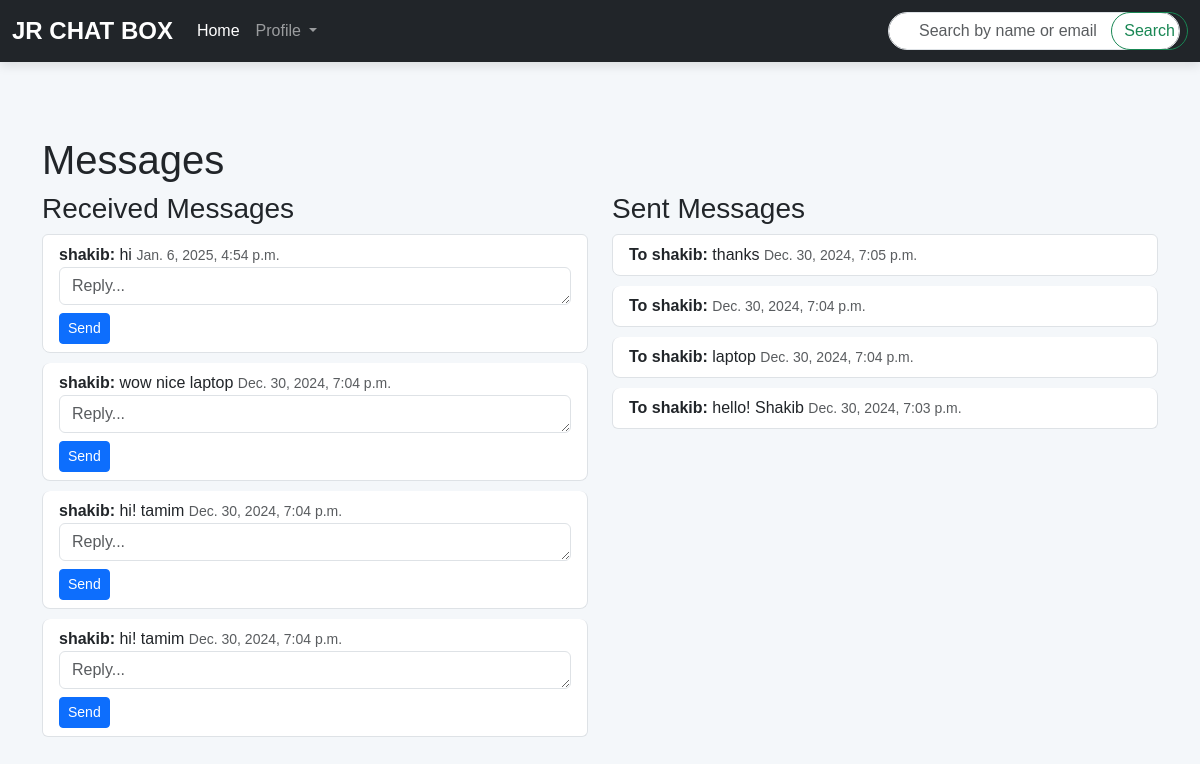
The app's page /messages/ (signed in) with its own data.
### Chat/models.py (models this page shows, shortened)
class Message(models.Model):
    sender = models.ForeignKey(User, related_name="sent_messages", on_delete=models.CASCADE)
    receiver = models.ForeignKey(User, related_name="received_messages", on_delete=models.CASCADE)
    content = models.TextField()
    file = models.FileField(upload_to='chat_files/', blank=True, null=True)
    timestamp = models.DateTimeField(auto_now_add=True)
    is_read = models.BooleanField(default=False)

### Chat/views.py (the view, shortened to what this page needs)
# urls.py: path('messages/', views.message_box, name='message_box'),
@login_required
def message_box(request):
    received_messages = Message.objects.filter(receiver=request.user).order_by('-timestamp')
    sent_messages = Message.objects.filter(sender=request.user).order_by('-timestamp')
    return render(request, 'message_box.html', {
        'received_messages': received_messages,
        'sent_messages': sent_messages,
    })

### templates/message_box.html (shortened to what this page needs)
{% load static %}
<!DOCTYPE html>
<html lang="en">
<head>
    <link href="https://cdn.jsdelivr.net/npm/bootstrap@5.3.0-alpha1/dist/css/bootstrap.min.css" rel="stylesheet">
    <link rel="stylesheet" href="{% static 'message_box.css' %}">
</head>
<body>
    <nav class="navbar navbar-expand-lg navbar-dark bg-dark">
        <div class="container-fluid">
            <a class="navbar-brand" href="#">JR CHAT BOX</a>
            <div class="collapse navbar-collapse" id="navbarNav">
                <ul class="navbar-nav">
                    <li class="nav-item">
                        <a class="nav-link active" href="{% url 'home' %}">Home</a>
                    </li>
                    <li class="nav-item dropdown">
                        <a class="nav-link dropdown-toggle" href="#" id="navbarDropdown" role="button"
                            data-bs-toggle="dropdown" aria-expanded="false">
                            Profile
                        </a>
                    </li>
                </ul>
                <form method="GET" action="{% url 'search_profile' %}" class="d-flex ms-auto search-bar" role="search">
                    <input class="form-control me-2" type="search" name="query" placeholder="Search by name or email"
                        aria-label="Search" value="{{ request.GET.query }}">
                    <button class="btn btn-outline-success" type="submit">Search</button>
                </form>
            </div>
        </div>
    </nav>
    <div class="container mt-4 message-container">
        <h1>Messages</h1>
        <div class="row">
            <div class="col-md-6">
                <h3>Received Messages</h3>
                <ul class="list-group">
                    {% for msg in received_messages %}
                    <li class="list-group-item">
                        <strong>{{ msg.sender.username }}:</strong> {{ msg.content }}
                        <span class="text-muted small">{{ msg.timestamp }}</span>
                        <form method="POST" action="">
                            <textarea name="content" rows="1" class="form-control mb-2" placeholder="Reply..."></textarea>
                            <button type="submit" class="btn btn-sm btn-primary">Send</button>
                        </form>
                    </li>
                    {% endfor %}
                </ul>
            </div>
            <div class="col-md-6">
                <h3>Sent Messages</h3>
                <ul class="list-group">
                    {% for msg in sent_messages %}
                    <li class="list-group-item">
                        <strong>To {{ msg.receiver.username }}:</strong> {{ msg.content }}
                        <span class="text-muted small">{{ msg.timestamp }}</span>
                    </li>
                    {% endfor %}
                </ul>
            </div>
        </div>
    </div>
</body>
</html>

### static/message_box.css (style rules this page uses)
body { background-color: #f4f7fa; font-family: 'Arial', sans-serif; }
.navbar { box-shadow: 0 4px 10px rgba(0, 0, 0, 0.1); }
.navbar-brand { font-weight: bold; font-size: 1.5rem; }
.search-bar { position: relative; width: 300px; }
.search-bar input { border-radius: 50px; padding-left: 30px; }
.search-bar button { position: absolute; right: 0; top: 0; border-radius: 50px; }
.message-container { padding-top: 50px; }
.list-group-item { border-radius: 8px; margin-bottom: 10px; background-color: #fff; transition: transform 0.3s ease; }

### records on screen
Message: sender.username "shakib", content "hi", timestamp "Jan. 6, 2025, 4:54 p.m."
Message: sender.username "shakib", content "wow nice laptop", timestamp "Dec. 30, 2024, 7:04 p.m."
Message: sender.username "shakib", content "hi! tamim", timestamp "Dec. 30, 2024, 7:04 p.m."
Message: sender.username "shakib", content "hi! tamim", timestamp "Dec. 30, 2024, 7:04 p.m."
Message: receiver.username "shakib", content "thanks", timestamp "Dec. 30, 2024, 7:05 p.m."
Message: receiver.username "shakib", timestamp "Dec. 30, 2024, 7:04 p.m."
Message: receiver.username "shakib", content "laptop", timestamp "Dec. 30, 2024, 7:04 p.m."
Message: receiver.username "shakib", content "hello! Shakib", timestamp "Dec. 30, 2024, 7:03 p.m."
